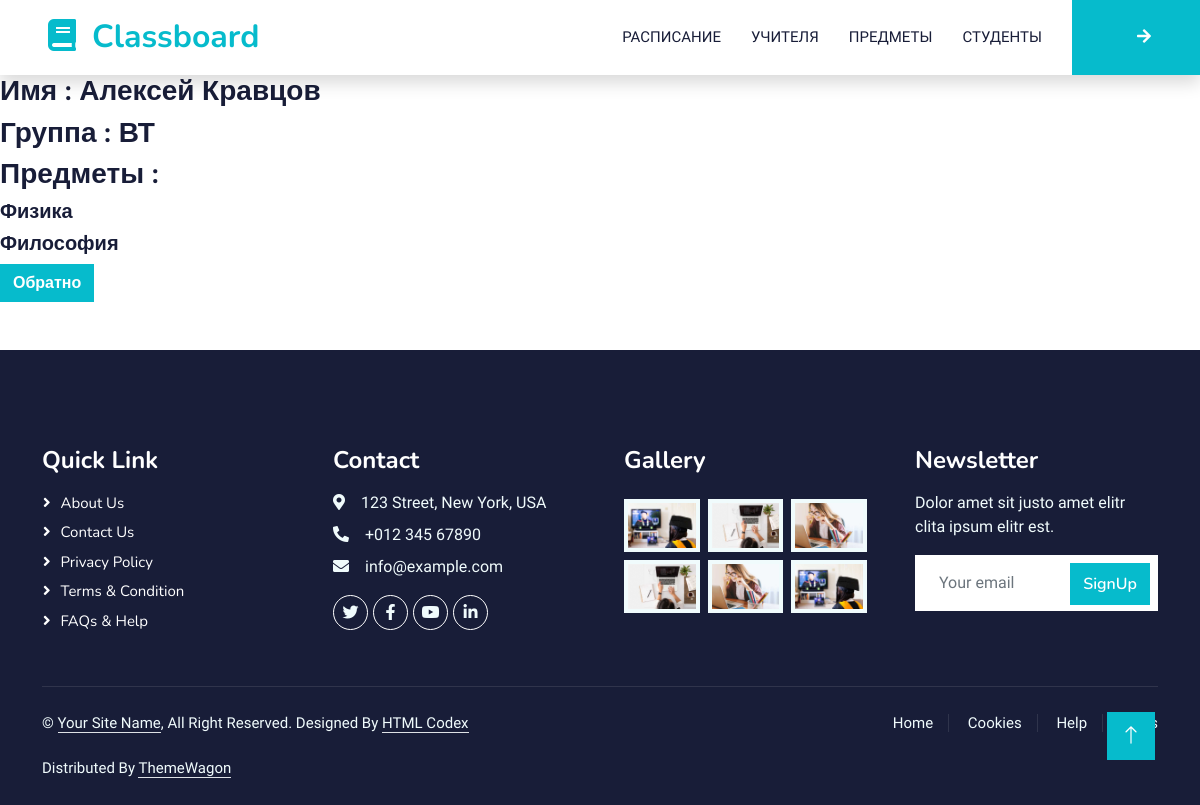
The app's page /students/1 (signed in) with its own data.
### students/models.py (models this page shows)
class Student(PersonAbstract):
    group = models.ForeignKey(verbose_name='Группа', to='Group', on_delete=models.CASCADE,
                               related_name='student_group')
    on_class = models.ManyToManyField(verbose_name='Предмет', to='classes.Class', related_name='student_class')
    class Meta:
        verbose_name = 'Студент'
        verbose_name_plural = 'Студенты'
        ordering = ['first_name', 'last_name']

class Group(models.Model):
    name = models.CharField(verbose_name='Группа', max_length=100, blank=True, null=True)
    class Meta:
        verbose_name = 'Группа'
        verbose_name_plural = 'Группы'
        ordering = ['name']
    def __str__(self) -> str:
        return f'{self.name}'

### classes/models.py (models this page shows, shortened)
class ClassAbstract(models.Model):
    name = models.CharField(verbose_name='Название предмета', max_length=100)
    class Meta:
        abstract = True
        verbose_name = 'Занятие'
        verbose_name_plural = 'Занятия'

class Class(ClassAbstract):
    class Meta:
        verbose_name = 'Предмет'
        verbose_name_plural = 'Предметы'
    def __str__(self) -> str:
        return f'{self.name}'

### students/views.py (the view)
# urls.py: path('',show_students_grid,name='show_students_grid'),
def show_students_grid(request,pk=None)->render:
    if not pk:
        groups=Group.objects.all()
        main_list=[]
        maxx=0
        for group in groups:
            students=group.student_group.all()
            if len(students)>maxx:
                maxx=len(students)
        for group in groups:
            students=group.student_group.all()
            students=list(students)
            if len(students)<maxx:
                for i in range(maxx-len(students)):
                    students.append('')
            group_name=students[0].group
            students.insert(0,group_name)
            main_list.append(students)
        ic(groups[1].student_group.all())
        context={
            'groups':groups,
            'main_list':main_list,
        }
        template_='students_all.html'
    else:
        current_student=get_object_or_404(Student,pk=pk)
        template_='students_detail.html'
        context={
            'current_student' : current_student,
        }
    return render(request,template_,context=context)

### students/templates/students_detail.html
{% extends 'layout/base.html' %}
{% block content %}
{% if user.is_authenticated %}
    <h3> Имя : {{ current_student.first_name }} {{ current_student.last_name }}</h3>
    <h3>Группа : {{ current_student.group }} </h3>
    <h3>Предметы :</h3>
    {% for subject in current_student.on_class.all %}
        <h5>{{ subject }}</h5>
    {% endfor %}
    <a class="btn btn-primary" href="{% url 'students:show_students_grid' %}"> Обратно </a>
    {% else %}
        <h3> Имя : {{ current_student.first_name }} {{ current_student.last_name }}</h3>
    {% endif %}
{% endblock content %}

### static/css/style.css (style rules this page uses)
:root { --primary: #06BBCC; --light: #F0FBFC; --dark: #181d38; }
.btn { font-family: 'Nunito', sans-serif; font-weight: 600; transition: .5s; }
.btn.btn-primary, .btn.btn-secondary { color: #FFFFFF; }

### records on screen
Student: first_name "Алексей", last_name "Кравцов", group "ВТ"
Class: name "Физика"
Class: name "Философия"
